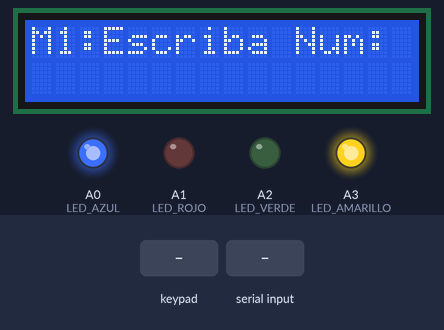
Bench run of a sketch on a simulated Arduino Uno, built with avr-gcc and run on an emulated ATmega328P. Shown: 16×2 character LCD, output pins drawn as LEDs (lit = HIGH). The test bench sets the inputs (shaded band). The modem accepts every AT command (registered, SIM ready, sends succeed) and sends nothing else; what the sketch prints to the serial monitor is not drawn.

Above: at 5.3 s.
5.4 s: key '#' pressed
At 6.8 s:
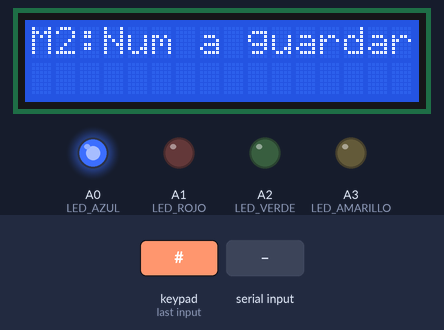
7.1 s: keypad keys 4 5 6 7 A pressed 0.4 s apart
At 9.8 s:
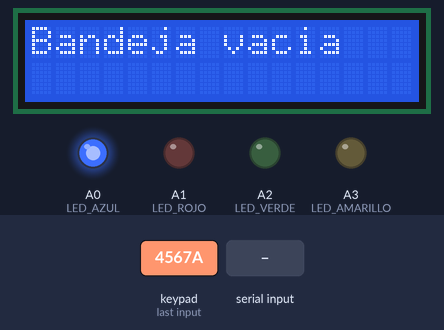
12.1 s: keypad keys 8 9 1 0 1 1 D pressed 0.4 s apart
At 14.9 s:
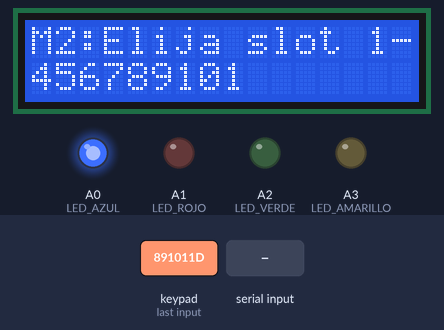
16.4 s: key '1' pressed
At 17.1 s:
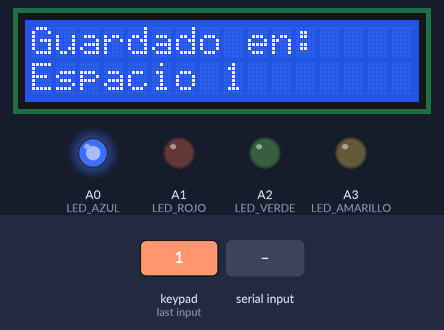
19.4 s: keypad keys 1 3 9 7 D pressed 0.4 s apart
At 20.7 s:
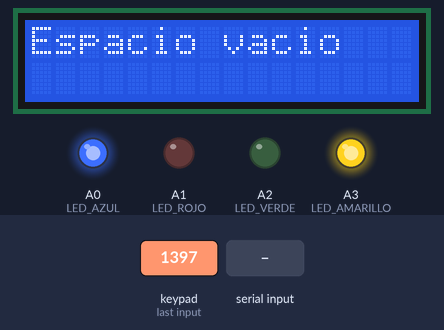
24.4 s: "#\n" received over the second serial link
Timing chart, 0 to 33.6 s (numbered marks = the images above; inputs shaded):
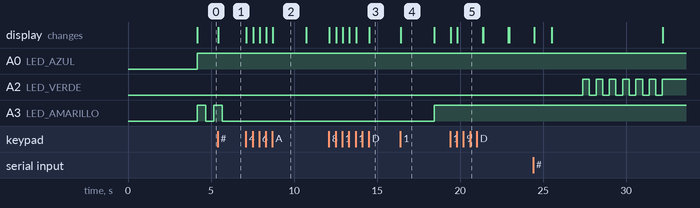

The sketch:

codigo.ino
```cpp
#include <Wire.h>
#include <LiquidCrystal_I2C.h>
#include <Keypad.h>
#include <SoftwareSerial.h>

// ==========================================
// CONFIGURACIÓN DE PINES
// ==========================================
// Cambiamos la velocidad interna a 9600 para máxima estabilidad
SoftwareSerial sim800(2, 3);
LiquidCrystal_I2C lcd(0x27, 16, 2);

#define LED_AZUL A0
#define LED_ROJO A1
#define LED_VERDE A2
#define LED_AMARILLO A3

const byte FILAS = 4;
const byte COLUMNAS = 4;
char keys[FILAS][COLUMNAS] = {
  {'1','2','3','A'},
  {'4','5','6','B'},
  {'7','8','9','C'},
  {'*','0','#','D'}
};

byte pinesFilas[FILAS] = {4, 5, 6, 7};
byte pinesColumnas[COLUMNAS] = {8, 9, 10, 11};
Keypad teclado = Keypad(makeKeymap(keys), pinesFilas, pinesColumnas, FILAS, COLUMNAS);

// ==========================================
// VARIABLES GLOBALES
// ==========================================
String numeroCelular = "";
String ultimoMensaje = "";
String agenda[10];
bool hayMensajeNuevo = false;
bool redConectada = false;

int modoActual = 1;
int pasoModo2 = 0;
int memoriaTemp = -1;

unsigned long tiempoAnteriorBlink = 0;
bool estadoBlink = false;

// ==========================================
// PROTOTIPOS DE FUNCIONES
// ==========================================
void actualizarPantalla();
void enviarSMSEmergencia(String numero);
void verificarRed();
void procesarModo1(char tecla);
void procesarModo2(char tecla);
void procesarModo3(char tecla);

// ==========================================
// SETUP
// ==========================================
void setup() {
  Serial.begin(115200); // PC a 115200
  sim800.begin(9600);   // ¡SIM800L cambiado a 9600 para estabilidad!

  pinMode(LED_AZUL, OUTPUT);
  pinMode(LED_ROJO, OUTPUT);
  pinMode(LED_VERDE, OUTPUT);
  pinMode(LED_AMARILLO, OUTPUT);

  lcd.init();
  lcd.backlight();

  Serial.println(F("\n=================================="));
  Serial.println(F("   INICIANDO CENTRAL DE ALARMAS   "));
  Serial.println(F("=================================="));
  Serial.println(F("[SISTEMA] Configurando modulo SIM800L..."));

  lcd.setCursor(0, 0);
  lcd.print(F("Iniciando red..."));

  // Forzamos al módulo a sincronizarse a 9600 baudios
  sim800.println(F("AT"));
  delay(500);
  sim800.println(F("AT+IPR=9600")); // Comando para fijar 9600 baudios permanentes
  delay(500);
  sim800.println(F("AT+CMGF=1"));
  delay(500);
  sim800.println(F("AT+CNMI=2,2,0,0,0"));
  delay(1000);

  verificarRed();
  Serial.println(F("\n[SISTEMA] Listo. Presione '#' para cambiar de modo."));
  actualizarPantalla();
}

// ==========================================
// LOOP PRINCIPAL
// ==========================================
void loop() {
  // 1. Control de LEDs
  unsigned long tiempoActual = millis();
  if (tiempoActual - tiempoAnteriorBlink >= 500) {
    tiempoAnteriorBlink = tiempoActual;
    estadoBlink = !estadoBlink;

    if (modoActual == 1) digitalWrite(LED_AMARILLO, estadoBlink);
    else if (modoActual == 2) digitalWrite(LED_AMARILLO, LOW);
    else if (modoActual == 3) digitalWrite(LED_AMARILLO, HIGH);

    if (hayMensajeNuevo) digitalWrite(LED_ROJO, estadoBlink);
    else digitalWrite(LED_ROJO, LOW);

    if (redConectada) digitalWrite(LED_AZUL, HIGH);
    else digitalWrite(LED_AZUL, estadoBlink);
  }

  // 2. LECTURA DEL TECLADO
  char tecla = teclado.getKey();

  if (tecla) {
    if (tecla == '#') {
      modoActual++;
      if (modoActual > 3) modoActual = 1;
      numeroCelular = "";
      pasoModo2 = 0;

      Serial.println(F("\n----------------------------------"));
      Serial.print(F("[TECLADO] Cambio de Modo -> MODO "));
      Serial.println(modoActual);
      Serial.println(F("----------------------------------"));

      actualizarPantalla();
    }
    else if (tecla == 'A') {
      Serial.println(F("\n[TECLADO] Boton 'A' presionado (Bandeja)"));
      if (hayMensajeNuevo) {
        Serial.print(F("[MENSAJE] Leyendo: "));
        Serial.println(ultimoMensaje);
        lcd.clear();
        lcd.setCursor(0, 0); lcd.print(F("SMS RECIBIDO:"));
        lcd.setCursor(0, 1); lcd.print(ultimoMensaje.substring(0, 16));
        delay(5000);
        hayMensajeNuevo = false;
        actualizarPantalla();
      } else {
        Serial.println(F("[MENSAJE] Bandeja vacia."));
        lcd.clear();
        lcd.setCursor(0, 0); lcd.print(F("Bandeja vacia"));
        delay(2000); actualizarPantalla();
      }
    }
    else if (tecla == 'B') {
      Serial.println(F("\n[TECLADO] Boton 'B' presionado (Senal)"));
      verificarRed();
    }
    else {
      if (modoActual == 1) procesarModo1(tecla);
      else if (modoActual == 2) procesarModo2(tecla);
      else if (modoActual == 3) procesarModo3(tecla);
    }
  }

  // 3. LECTURA DE SMS EN SEGUNDO PLANO
  if (sim800.available()) {
    String respuestaSIM = sim800.readString();

    // Imprime TODO lo que responda el módulo en el monitor para ver qué pasa en vivo
    Serial.print(F("[SIM800 RAW]: "));
    Serial.println(respuestaSIM);

    if (respuestaSIM.indexOf(F("+CMT:")) != -1) {
      int saltoDeLinea = respuestaSIM.indexOf('\n', respuestaSIM.indexOf(F("+CMT:")));
      if (saltoDeLinea != -1) {
        ultimoMensaje = respuestaSIM.substring(saltoDeLinea + 1);
        ultimoMensaje.trim();
        hayMensajeNuevo = true;
        Serial.println(F("\n[ALERTA] ¡NUEVO SMS DETECTADO! Presione 'A' para leerlo en el LCD."));
        actualizarPantalla();
      }
    }
  }
}

// ==========================================
// FUNCIONES DE LOS MODOS
// ==========================================
void procesarModo1(char tecla) {
  if (tecla >= '0' && tecla <= '9') {
    if (numeroCelular.length() < 9) { numeroCelular += tecla; actualizarPantalla(); }
  } else if (tecla == '*') {
    numeroCelular = ""; actualizarPantalla();
  } else if (tecla == 'D') {
    if (numeroCelular.length() == 9) {
      enviarSMSEmergencia(numeroCelular);
      numeroCelular = ""; actualizarPantalla();
    }
  }
}

void procesarModo2(char tecla) {
  if (pasoModo2 == 0) {
    if (tecla >= '0' && tecla <= '9') {
      if (numeroCelular.length() < 9) { numeroCelular += tecla; actualizarPantalla(); }
    } else if (tecla == '*') {
      numeroCelular = ""; actualizarPantalla();
    } else if (tecla == 'D' && numeroCelular.length() == 9) {
      pasoModo2 = 1;
      Serial.println(F("[INFO] Elija ranura (1-9) para guardar."));
      actualizarPantalla();
    }
  }
  else if (pasoModo2 == 1) {
    if (tecla >= '1' && tecla <= '9') {
      int espacio = tecla - '0';
      agenda[espacio] = numeroCelular;

      Serial.print(F("[GUARDADO] Numero ")); Serial.print(numeroCelular);
      Serial.print(F(" en ranura ")); Serial.println(espacio);

      lcd.clear();
      lcd.setCursor(0,0); lcd.print(F("Guardado en:"));
      lcd.setCursor(0,1); lcd.print(F("Espacio ")); lcd.print(espacio);
      delay(2000);
      numeroCelular = "";
      pasoModo2 = 0;
      modoActual = 3;
      actualizarPantalla();
    } else if (tecla == '*') {
      pasoModo2 = 0; actualizarPantalla();
    }
  }
}

void procesarModo3(char tecla) {
  if (tecla >= '1' && tecla <= '9') {
    int espacio = tecla - '0';
    if (agenda[espacio].length() == 9) {
      memoriaTemp = espacio;
      numeroCelular = agenda[espacio];
      Serial.print(F("[MEMORIA] Ranura ")); Serial.print(espacio); Serial.print(F(" cargada: ")); Serial.println(numeroCelular);
      actualizarPantalla();
    } else {
      lcd.clear(); lcd.setCursor(0,0); lcd.print(F("Espacio vacio")); delay(1500); actualizarPantalla();
    }
  } else if (tecla == '*') {
    numeroCelular = ""; memoriaTemp = -1; actualizarPantalla();
  } else if (tecla == 'D') {
    if (numeroCelular.length() == 9) {
      enviarSMSEmergencia(numeroCelular);
      numeroCelular = ""; memoriaTemp = -1;
      actualizarPantalla();
    }
  }
}

// ==========================================
// FUNCIONES AUXILIARES
// ==========================================
void actualizarPantalla() {
  lcd.clear();
  if (hayMensajeNuevo) {
    lcd.setCursor(0, 0); lcd.print(F("SMS NUEVO! (A)"));
  } else {
    if (modoActual == 1) { lcd.setCursor(0, 0); lcd.print(F("M1:Escriba Num:")); }
    else if (modoActual == 2) {
      if (pasoModo2 == 0) { lcd.setCursor(0, 0); lcd.print(F("M2:Num a guardar")); }
      else { lcd.setCursor(0, 0); lcd.print(F("M2:Elija slot 1-9")); }
    } else if (modoActual == 3) { lcd.setCursor(0, 0); lcd.print(F("M3:SOS Rapido")); }
  }
  lcd.setCursor(0, 1);
  lcd.print(numeroCelular);
}

void enviarSMSEmergencia(String numero) {
  lcd.clear();
  lcd.setCursor(0, 0); lcd.print(F("Enviando SMS..."));

  sim800.println(F("AT+CMGF=1")); delay(300);
  sim800.print(F("AT+CMGS=\"+51")); sim800.print(numero); sim800.println(F("\"")); delay(1000);
  sim800.print(F("ALERTA S.O.S: Mensaje de emergencia.")); delay(500);
  sim800.write(26);

  for(int i=0; i<6; i++){
    digitalWrite(LED_VERDE, HIGH); delay(400);
    digitalWrite(LED_VERDE, LOW); delay(400);
  }

  digitalWrite(LED_VERDE, HIGH);
  lcd.clear();
  lcd.setCursor(0, 0); lcd.print(F("SMS ENVIADO"));
  delay(2000);
  digitalWrite(LED_VERDE, LOW);
}

void verificarRed() {
  sim800.println(F("AT+CREG?"));
  delay(500);
  if (sim800.available()) {
    String res = sim800.readString();
    if (res.indexOf(F("0,1")) != -1 || res.indexOf(F("0,5")) != -1) {
      redConectada = true;
      Serial.println(F("[RED] OK - Conectado."));
    } else {
      redConectada = false;
      Serial.println(F("[RED] ERROR - Sin senal."));
    }
  }
}
```

Measured:
- after the input at 5.4 s, A3 (LED_AMARILLO): goes on until 5.7 s, then stays LOW; the display: changes at once (image 1)
- after the input at 7.1 s, the display: first changes at once (image 2 shows a later state)
- after the input at 12.1 s, the display: first changes at once (image 3 shows a later state)
- after the input at 16.4 s, A3 (LED_AMARILLO): LOW → HIGH after 2.0 s; the display: changes at once (image 4)
- after the input at 19.4 s, the display: first changes at once (image 5 shows a later state)
- what the display in image 2 shows lasts 2.0 s, from 8.7 s to 10.7 s
